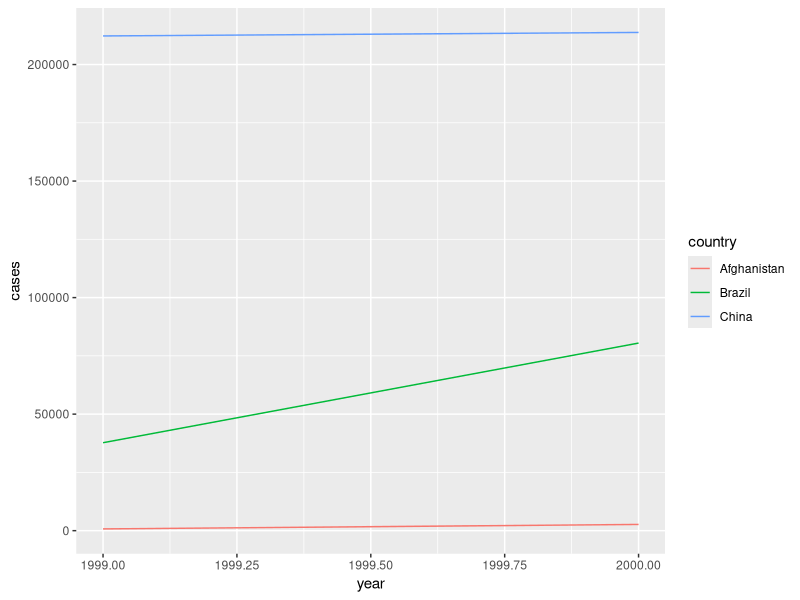

This chart was generated by the following R code:
# TIDY DATA

# rule 1: every variable gets own column 
# rule 2: every observaiton is a row
# rule 3: rectangular

library(tidyverse)

table1 %>% 
  ggplot(aes(x=year ,y=cases ,
             color=country)) + geom_path()

table2
table3
#%>% this symbol do control shift mmapply(

table2 %>% 
  pivot_wider(names_from = type,values_from = count)

table3 %>% 
  separate(rate,into = c("cases","population"))

table4a
table4b


full_join(table4a,table4b)

a <- table4a %>% 
 pivot_longer(-country, names_to = "year", values_to = "cases")

b <- table4b %>% 
  pivot_longer(-country, names_to = "year", values_to = "population")

full_join(a,b)

full_join( table4a %>% 
               pivot_longer(-country, names_to = "year", values_to = "cases"),
             table4b %>% 
               pivot_longer(-country, names_to = "year", values_to = "population"))

table5 %>% 
  mutate(date = paste0(century,year) %>% as.numeric()) %>% 
  select(-century,-year) %>% 
  separate(rate, into = c("cases","population"),convert = TRUE)

data.frame(name=letters[1:3],date=c("10/06/2023", "09/15/2022", "05/17/2095"))




